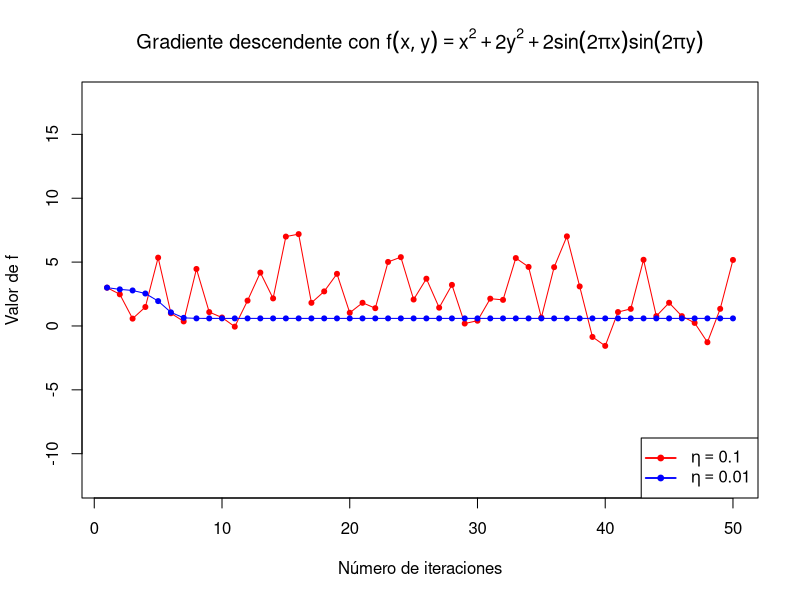
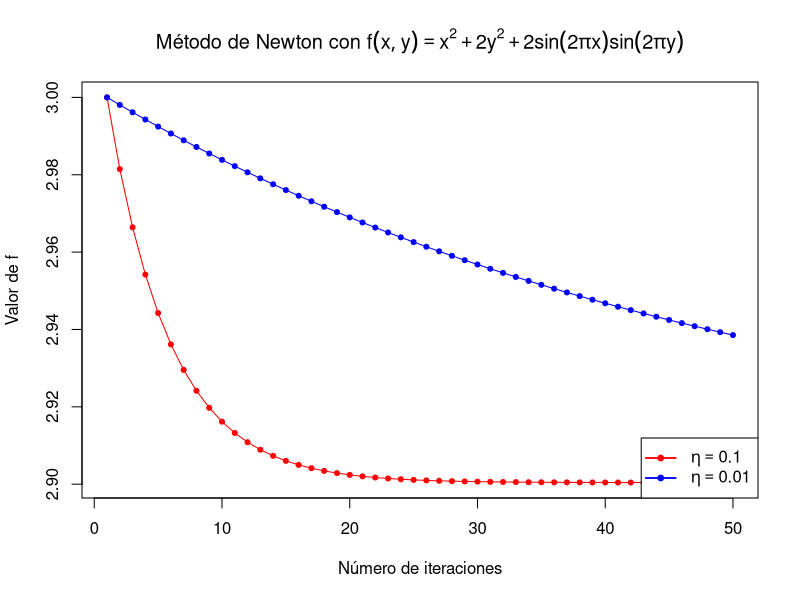
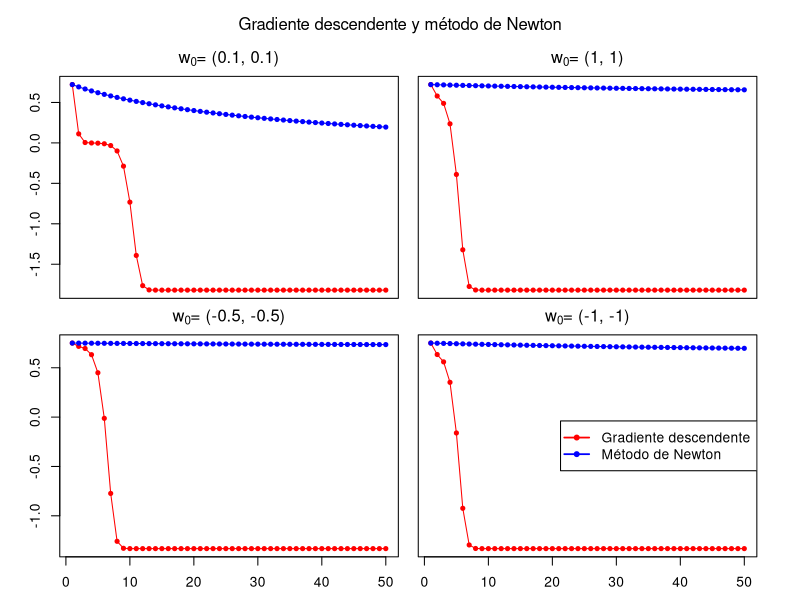
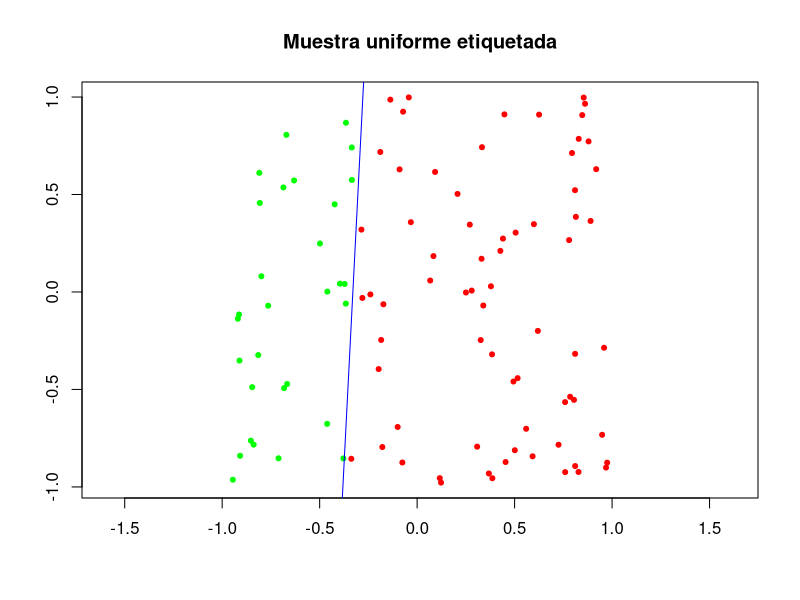

Source code (R) for these figures, in order:
## ---- chunk 1
knitr::opts_chunk$set(echo = TRUE)
library(knitr)
library(numDeriv)
## ---- chunk 2
# Devuelve el valor del gradiente de E en el punto (u,v)
E.gradiente <- function(punto){
  u <- punto[1]
  v <- punto[2]
  
  coeff <- 2*(u*exp(v) - 2*v*exp(-u))
  
  return(coeff * c(exp(v) + 2*v*exp(-u), u*exp(v) - 2*exp(-u)))
}
## ---- chunk 3
E <- function(punto){
  u <- punto[1]
  v <- punto[2]
  
  return((u*exp(v) - 2*v*exp(-u))^2)
}

gradienteDescendente <- function(f, f.gradiente, w_0 = c(1,1), eta = 0.1, tol = 1e-14, maxIter = 100){
  w <- w_0
  iteraciones <- 0
  
  while(f(w) >= tol && iteraciones < maxIter){
    direccion <- -f.gradiente(w)
    w <- w + eta*direccion
    iteraciones <- iteraciones + 1
  }
  
  return(list("Pesos"=w, "Iter"=iteraciones))
}
## ---- chunk 4
resultado.E <- gradienteDescendente(E, E.gradiente)
## ---- chunk 5
f <- function(punto){
  x <- punto[1]
  y <- punto[2]
  
  return( x*x + 2*y*y + 2*sin(2*pi*x)*sin(2*pi*y) )
}
## ---- chunk 6
# Devuelve el valor del gradiente de f en el punto (x,y)
f.gradiente <- function(punto){
  x <- punto[1]
  y <- punto[2]
  
  f.grad.x <- 2*x + 4*pi*sin(2*pi*y)*cos(2*pi*x)
  f.grad.y <- 4*y + 4*pi*sin(2*pi*x)*cos(2*pi*y)
  
  return(c(f.grad.x, f.grad.y))
}
## ---- chunk 7
gradienteDescendente.log <- function(f, f.gradiente, w_0 = c(1,1), eta = 0.1, maxIter = 50){
  w <- w_0
  valorIter <- f(w)
  
  
  while(length(valorIter) < maxIter){
    direccion <- -f.gradiente(w)
    w <- w + eta*direccion
    valorIter <- c(valorIter, f(w))
  }
  
  return(list("Pesos"=w, "Iter"=length(valorIter)-1, "Valores"=valorIter))
}
## ---- chunk 8
# Ejecutamos el experimento con ambos parámetros
resultado.f.0.01 <- gradienteDescendente.log(f, f.gradiente, eta = 0.01)
resultado.f.0.1 <- gradienteDescendente.log(f, f.gradiente, eta = 0.1)

# Generamos los dos plots
plot(resultado.f.0.1$Valores, col = 'red', pch = 20, asp=1, type='o',
     main=expression(paste("Gradiente descendente con ",
                           f(x,y) == x^2 + 2*y^2 + 2*plain(sin)(2*pi*x)*plain(sin)(2*pi*y))),
     xlab="Número de iteraciones", ylab="Valor de f")
points(resultado.f.0.01$Valores, col = 'blue', pch = 20, asp=1, type='o')

# Añadimos leyenda de los datos dibujados.
legend("bottomright", c(expression(eta == 0.1), expression(eta == 0.01)),
       bg="white", col=c("red", "blue"), lty=1, pch=20, lwd=1.75)
## ---- chunk 9
gradienteDescendente.log2 <- function(f, f.gradiente, w_0 = c(1,1), eta = 0.1, maxIter = 50){
  w <- w_0
  variables.x <- w[1]
  variables.y <- w[2]
  valores <- f(w)
  
  
  while(length(valores) < maxIter){
    direccion <- -f.gradiente(w)
    w <- w + eta*direccion
    variables.x <- c(variables.x, w[1])
    variables.y <- c(variables.y, w[2])
    valores <- c(valores, f(w))
  }
  
  return(list("Pesos"=w, "Iter"=length(valores)-1,
              "Res"=data.frame(X = variables.x, Y = variables.y, Value = valores)))
}
## ---- chunk 10
# Definimos una función que, dado p, devuelve el valor mínimo del gradiente descendente
# con punto inicial = (p,p) y dónde se alcanza este:
minimoGradiente <- function(p){
  valores <- gradienteDescendente.log2(f, f.gradiente, c(p, p))$Res
  unlist(valores[which.min(valores$Value),])
}

# Definimos los puntos iniciales
puntosIniciales <- c(0.1, 1, -0.5, -1)

# Usamos la funcion minimoGradiente sobre cada uno de los puntos anteriores
tablaMinimos <- lapply(puntosIniciales, minimoGradiente)

# Convertimos la lista devuelta en un data frame y ponemos nombres a columnas y filas
tablaMinimos <- data.frame(matrix(unlist(tablaMinimos), nrow=4, byrow=T))
colnames(tablaMinimos) <- c("X", "Y", "Valor")
rownames(tablaMinimos) <- c("(0.1, 0.1)", "(1, 1)", "(-0.5, 0.5)", "(-1, -1)")

# Generamos la tabla solicitada
kable(tablaMinimos, digits=5)
## ---- chunk 11
coordenadaDescendente <- function(f, f.grad, w_0 = c(1,1), eta = 0.1, tol = 1e-14, maxIter = 50){
  w <- w_0
  iteraciones <- 0
  
  while(f(w) >= tol && iteraciones < maxIter){
    direccion.x <- c(-f.grad(w)[1], 0)
    w <- w + eta*direccion.x
    
    direccion.y <- c(0, -f.grad(w)[2])
    w <- w + eta*direccion.y
    
    iteraciones <- iteraciones + 1
  }
  
  return(list("Pesos"=w, "Iter"=iteraciones))
}
## ---- chunk 12
res.coordDesc <- coordenadaDescendente(E, E.gradiente, maxIter = 15)
## ---- chunk 13
# Tomamos los resultados para f
comp.f.grad <- gradienteDescendente(f, f.gradiente, maxIter = 20, tol=-999999)
comp.f.coor <- coordenadaDescendente(f, f.gradiente, maxIter = 20, tol=-999999)

# Tomamos los resultados para E
comp.E.grad <- gradienteDescendente(E, E.gradiente, maxIter = 20, tol=-999999)
comp.E.coor <- coordenadaDescendente(E, E.gradiente, maxIter = 20, tol=-999999)

# Obtenemos el valor de f en el mínimo devuelto por ambos algoritmos
min.f.grad <- f(comp.f.grad$Pesos)
min.f.coor <- f(comp.f.coor$Pesos)

# Obtenemos el valor de E en el mínimo devuelto por ambos algoritmos
min.E.grad <- E(comp.E.grad$Pesos)
min.E.coor <- E(comp.E.coor$Pesos)
## ---- chunk 14
# Generamos un data frame con los datos obtenidos
tablaComp <- data.frame(c(min.f.coor, min.E.coor),
                        c(min.f.grad, min.E.grad))

colnames(tablaComp) <- c("Valor de f", "Valor de E")
rownames(tablaComp) <- c("Coordenada descendente", "Gradiente descendente")

# Generamos la tabla a partir del data frame
kable(tablaComp, digits=15)
## ---- chunk 15
# Tomamos los resultados para f
comp.f.grad <- gradienteDescendente(f, f.gradiente, maxIter = 20, tol=-999999)
comp.f.coor <- coordenadaDescendente(f, f.gradiente, maxIter = 10, tol=-999999)

# Tomamos los resultados para E
comp.E.grad <- gradienteDescendente(E, E.gradiente, maxIter = 20, tol=-999999)
comp.E.coor <- coordenadaDescendente(E, E.gradiente, maxIter = 10, tol=-999999)

# Obtenemos el valor de f en el mínimo devuelto por ambos algoritmos
min.f.grad <- f(comp.f.grad$Pesos)
min.f.coor <- f(comp.f.coor$Pesos)

# Obtenemos el valor de E en el mínimo devuelto por ambos algoritmos
min.E.grad <- E(comp.E.grad$Pesos)
min.E.coor <- E(comp.E.coor$Pesos)
## ---- chunk 16
# Generamos un data frame con los datos obtenidos
tablaComp <- data.frame(c(min.f.coor, min.E.coor),
                        c(min.f.grad, min.E.grad))

colnames(tablaComp) <- c("Valor de f", "Valor de E")
rownames(tablaComp) <- c("Coordenada descendente", "Gradiente descendente")

# Generamos la tabla a partir del data frame
kable(tablaComp, digits=15)
## ---- chunk 17
metodoNewton <- function(f, w_0 = c(1,1), eta = 0.1, maxIter = 50){
  w <- w_0
  variables.x <- w[1]
  variables.y <- w[2]
  valores <- f(w)
  
  
  while(length(valores) < maxIter){
    direccion <- -solve(hessian(f, w)) %*% grad(f, w)
    w <- w + eta*direccion
    variables.x <- c(variables.x, w[1])
    variables.y <- c(variables.y, w[2])
    valores <- c(valores, f(w))
  }
  
  return(list("Pesos"=w, "Iter"=length(valores)-1,
              "Res"=data.frame(X = variables.x, Y = variables.y, Value = valores)))
}
## ---- chunk 18
# Definimos una función que, dado p, devuelve el valor mínimo del método de Newton
# con punto inicial = (p,p) y dónde se alcanza este:
minimoGradiente <- function(p){
  valores <- metodoNewton(f, c(p, p))$Res
  unlist(valores[which.min(valores$Value),])
}

# Definimos los puntos iniciales
puntosIniciales <- c(0.1, 1, -0.5, -1)

# Usamos la funcion minimoGradiente sobre cada uno de los puntos anteriores
tablaMinimos.N <- lapply(puntosIniciales, minimoGradiente)

# Convertimos la lista devuelta en un data frame y ponemos nombres a columnas y filas
tablaMinimos.N <- data.frame(matrix(unlist(tablaMinimos.N), nrow=4, byrow=T))
colnames(tablaMinimos.N) <- c("X", "Y", "Valor")
rownames(tablaMinimos.N) <- c("(0.1, 0.1)", "(1, 1)", "(-0.5, 0.5)", "(-1, -1)")

# Generamos la tabla solicitada
kable(tablaMinimos.N, digits=5)
## ---- chunk 19
# Ejecutamos el experimento con ambos parámetros
newton01 <- unlist(metodoNewton(f, eta = 0.1)$Res["Value"])
newton001 <- unlist(metodoNewton(f, eta = 0.01)$Res["Value"])

# Generamos los dos plots
plot(newton01, col = 'red', pch = 20, type='o',
     main=expression(paste("Método de Newton con ",
                           f(x,y) == x^2 + 2*y^2 + 2*plain(sin)(2*pi*x)*plain(sin)(2*pi*y))),
     xlab="Número de iteraciones", ylab="Valor de f")
points(newton001, col = 'blue', pch = 20, type='o')

# Añadimos leyenda de los datos dibujados.
legend("bottomright", c(expression(eta == 0.1), expression(eta == 0.01)),
       bg="white", col=c("red", "blue"), lty=1, pch=20, lwd=1.75)
## ---- chunk 20
dibujarComparacion <- function(p, foo = f, tasa = 0.01, ...){
  res.grad <- unlist(gradienteDescendente.log2(f, f.gradiente, w_0 = c(p,p), eta = tasa)$Res["Value"])
  res.newt <- unlist(metodoNewton(f, w_0 = c(p,p), eta = tasa)$Res["Value"])
  
  plot(res.grad, pch = 20, type='o', col="red", main=bquote(paste(w[0],"= (",.(p),", ",.(p), ")")), ...)
  points(res.newt, pch = 20, type='o', col="blue", ...)
}


# Definimos una rejilla 2x2 para los plots
prev_par <- par(no.readonly = T)

par(mfrow=c(2, 2), mar=c(0.1, 1.1, 2.1, 0.1), oma=2.5*c(1,1,1,1))

 # . <- lapply(puntosIniciales, dibujarComparacion)
dibujarComparacion(0.1, xaxt="n")
dibujarComparacion(1, xaxt="n", yaxt="n")
dibujarComparacion(-0.5)
dibujarComparacion(-1, yaxt="n")

mtext("Gradiente descendente y método de Newton", outer=TRUE, line=0.5)

legend("right", c("Gradiente descendente", "Método de Newton"),
       bg="white", col=c("red", "blue"), lty=1, pch=20, lwd=1.75)

# Dejamos los parámetros como estaban anteriormente
par(prev_par)
## ---- chunk 21
simula_unif <- function(N, dim, rango){
    lapply(rep(dim, N), runif, min = rango[1], max = rango[2])
}

simula_recta <- function(intervalo){
    # Simulamos dos puntos dentro del cuadrado intervalo x intervalo
    punto1 <- runif(2, min=intervalo[1], max=intervalo[2])
    punto2 <- runif(2, min=intervalo[1], max=intervalo[2])

    # Generamos los parámetros que definen la recta
    a <- (punto2[2] - punto1[2]) / (punto2[1] - punto1[1])
    b <- -a * punto1[1] + punto1[2]

    # Devolvemos un vector concatenando ambos parámetros
    c(a,b)
}

generador_etiquetados <- function(f){
    function(x,y){
        sign(f(x,y))
    }
}
## ---- chunk 22
regLog.frontera <- simula_recta(c(-1,1))
datos <- simula_unif(100, 2, c(-1,1))
regLog.datos <- matrix(unlist(datos), ncol = 2, byrow = T)

regLog.f <- function(x,y){
    y - regLog.frontera[1]*x - regLog.frontera[2]
}
## ---- chunk 23
regLog.etiquetado <- generador_etiquetados(regLog.f)
regLog.etiquetas <- regLog.etiquetado(regLog.datos[,1], regLog.datos[,2])

# Genera vector de colores basado en las etiquetas
colores <- ifelse(regLog.etiquetas == 1, "green", "red")

# Generamos la gráfica
plot(regLog.datos, asp = 1, col = colores, pch = 20,
     main="Muestra uniforme etiquetada", xlab="", ylab="")
abline(rev(regLog.frontera), col="blue")
## ---- chunk 24
distance <- function(x,y){
  return(sqrt(sum((x-y)^2)))
}

RL.SGD <- function(datos, etiquetas, w_0 = c(0,0), eta = 0.01, tol= 0.01){
  w.curr <- w_0

  iteraciones <- 0
  
  while(iteraciones == 0 || distance(w.prev, w.curr) > tol){
    iteraciones <- iteraciones+1
    
    w.prev <- w.curr
    
    # Tomamos una permutación de los datos
    indices <- sample(length(etiquetas))
    
    # Bucle sobre toda la muestra
    for(index in indices){
      dato <- datos[index,]
      etiq <- etiquetas[index]
      
      g_t <- -(etiq*dato)/(1+exp(-etiq*w.curr*dato))
      w.curr <- w.curr + eta*g_t
    }
    
    iteraciones <- iteraciones + 1
  }

return(list("Pesos"=w.curr, "Iter"=iteraciones))
}

regLog.res <- RL.SGD(regLog.datos, regLog.etiquetas)
#abline(rev(regLog.res$Pesos), col="red")
